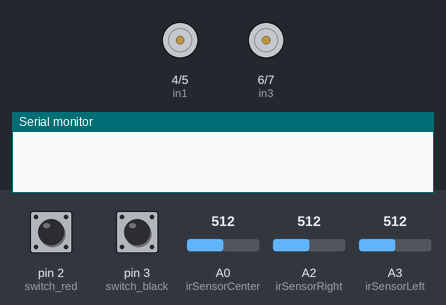
This sketch was run on a simulated Arduino Uno, built with avr-gcc and run on an emulated ATmega328P. Shown: motor-driver pin pairs drawn as motors (green arrow = first pin HIGH = forward, orange = second pin HIGH = backward, longer = more drive, scaled by the enable pin), the last lines printed to the serial monitor. The inputs (shaded band) are chosen by the test bench; at power-on: pin 3 (switch_black) HIGH, A0 (irSensorCenter) = 512, A2 (irSensorRight) = 512, pin 2 (switch_red) HIGH, A3 (irSensorLeft) = 512.

Above: at 1.2 s.
1.3 s: pin 3 (switch_black) pulled LOW for 0.15 s
At 2.5 s:
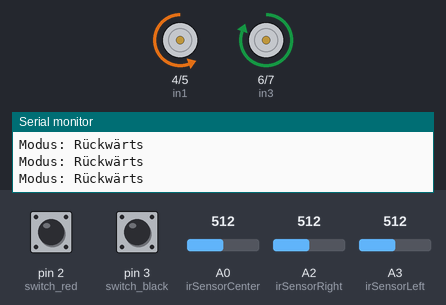
2.9 s: A0 (irSensorCenter) set to 309
5.9 s: A0 (irSensorCenter) set to 288
At 6.9 s:
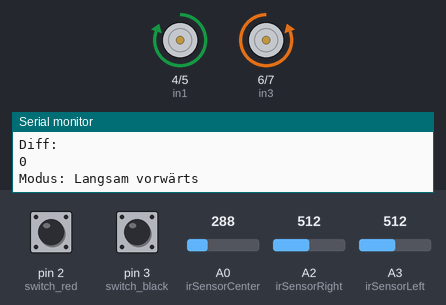
7.4 s: A2 (irSensorRight) set to 595
8.9 s: A2 (irSensorRight) set to 627
At 10.1 s:
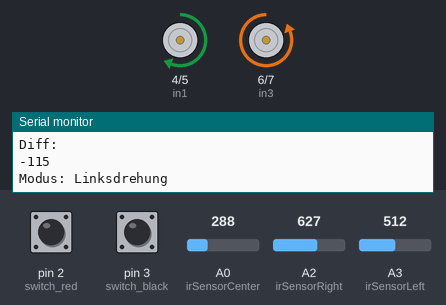
10.4 s: pin 2 (switch_red) pulled LOW for 0.15 s
At 11.0 s:
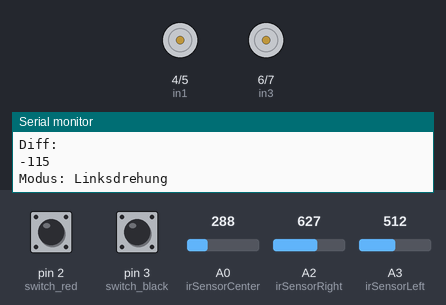
Timing chart, 0 to 13.0 s (numbered marks = the images above; inputs shaded):
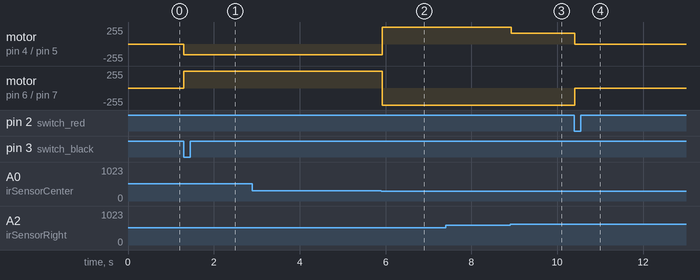

The sketch:

mittenregelung.ino
```cpp
const int in1 = 4;
const int in2 = 5;
const int in3 = 6;
const int in4 = 7;
const int enA = 9;
const int enB = 8;

#define switch_red 2
#define switch_black 3
#define irSensorRight A2
#define irSensorCenter A0
#define irSensorLeft A3  // Hinzugefügter Sensor auf der linken Seite
bool program_state = false;

// Values for the front to decide if you move forward/backwards
#define FRONT_NO_SPACE 300
#define FRONT_MUCH_SPACE 150

// Difference for deciding when to turn left/right/do neither
#define HIGH_DIFFERENCE 200
#define MEDIUM_DIFFERENCE 100
//#define SMALL_DIFFERENCE

// Speeds
#define SLOW_SPEED 130
#define SLOW_SPEED_2 100
#define MEDIUM_SPEED  160
#define HIGH_SPEED  255
#define STOP_SPEED 20

// mode Values
#define VORWAERTS 1
#define TURN_LEFT 2
#define TURN_RIGHT 3
#define BACKWARDS 4

void drive(int mode, int speed_one, int speed_two);
void driveDirections(bool dirIn1, bool dirIn2, bool dirIn3, bool dirIn4);

void setup() {
  Serial.begin(9600);
  pinMode(in1, OUTPUT);
  pinMode(in2, OUTPUT);
  pinMode(in3, OUTPUT);
  pinMode(in4, OUTPUT);
  pinMode(enA, OUTPUT);
  pinMode(enB, OUTPUT);
  pinMode(switch_red, INPUT_PULLUP);
  pinMode(switch_black, INPUT_PULLUP);
}

void loop() {

  /*
    while(true){
    digitalWrite(in1, HIGH);
    digitalWrite(in2, LOW);
    digitalWrite(in3, LOW);
    digitalWrite(in4, HIGH);
    analogWrite(enA, HIGH_SPEED);
    analogWrite(enB, HIGH_SPEED);
    delay(5000);
    digitalWrite(in1, LOW);
    digitalWrite(in2, HIGH);
    digitalWrite(in3, LOW);
    digitalWrite(in4, HIGH);
    analogWrite(enA, HIGH_SPEED);
    analogWrite(enB, HIGH_SPEED);
    delay(5000);
    }
    //*/
  // Überprüfe den Zustand der Schalter
  if (digitalRead(switch_black) == LOW) {
    program_state = true;
  }

  if (digitalRead(switch_red) == LOW) {
    program_state = false;
    analogWrite(enA, 0);
    analogWrite(enB, 0);
  }

  /*Serial.println("Werte L/M/R");
    Serial.println(analogRead(irSensorLeft));
    Serial.println(analogRead(irSensorCenter));
    Serial.println(analogRead(irSensorRight));
    //delay(500);*/

  // Schalte den Motorcontroller ein, wenn im Programmzustand
  if (program_state) {
    // Lesen der Infrarotsensoren
    int infraredValueRight = analogRead(irSensorRight);
    int infraredValueCenter = analogRead(irSensorCenter);
    int infraredValueLeft = analogRead(irSensorLeft);  // Lesen des linken Sensors

    if ( infraredValueCenter >= FRONT_NO_SPACE ) {
      drive(BACKWARDS, MEDIUM_SPEED, MEDIUM_SPEED); // Rückwärts fahren, da kein Platz vorne
      Serial.println("Modus: Rückwärts"); // Ausgabe des Modus

    } else {
      int diff = infraredValueLeft - infraredValueRight;
      Serial.println("Diff: ");
      Serial.println(diff);

    /*  if (diff >= HIGH_DIFFERENCE || diff <= -HIGH_DIFFERENCE) {
        if (diff > 0) {
          drive(TURN_RIGHT, SLOW_SPEED_2, SLOW_SPEED); // Langsam nach rechts fahren
          Serial.println("Modus: Scharfe Rechtsdrehung"); // Ausgabe des Modus
        } else if (diff < 0) {
          drive(TURN_LEFT, SLOW_SPEED, SLOW_SPEED_2); // Langsam nach links fahren
          Serial.println("Modus: Scharfe Linksdrehung"); // Ausgabe des Modus
        }
      } */if (diff >= MEDIUM_DIFFERENCE || diff <= -MEDIUM_DIFFERENCE) {
        if (diff > 0) {
          drive(TURN_RIGHT, SLOW_SPEED, MEDIUM_SPEED); // Langsam nach rechts fahren
          Serial.println("Modus: Rechtsdrehung"); // Ausgabe des Modus
        } else {  /* if (diff<0) */ //Abfrage ABSOLUT unnoetig.
          drive(TURN_LEFT, MEDIUM_SPEED, SLOW_SPEED); // Langsam nach links fahren
          Serial.println("Modus: Linksdrehung"); // Ausgabe des Modus
        }
      } else {
        drive(VORWAERTS, HIGH_SPEED, HIGH_SPEED); // Langsam vorwärts fahren, auf Platz rechts/links warten
        Serial.println("Modus: Langsam vorwärts"); // Ausgabe des Modus
      }
      //delay(200);


      /*if(infraredValueLeft < 50&& infraredValueCenter > FRONT_MUCH_SPACE)
        {
        drive(TURN_LEFT, SLOW_SPEED, MEDIUM_SPEED); // Langsam nach rechts fahren
        Serial.println("Modus: Scharf links!");
        }
        else if(infraredValueRight < 50 && infraredValueCenter > FRONT_MUCH_SPACE)
        {
        drive(TURN_RIGHT, MEDIUM_SPEED, SLOW_SPEED); // Langsam nach links fahren
        Serial.println("Modus: Scharf rechts!");
        }*/


      /*else if(infraredValueCenter > FRONT_MUCH_SPACE) { // Kein großer Unterschied zwischen links/rechts UND Platz vorne -> Vorwärts fahren
        drive(VORWAERTS, HIGH_SPEED, HIGH_SPEED); // Schnell vorwärts fahren
        Serial.println("Modus: Vorwärts"); // Ausgabe des Modus }*/

    }
  }
}

void drive(int mode, int speed_one, int speed_two) {
  /*driveDirections(HIGH, LOW, LOW, HIGH);
  analogWrite(enA, 255);
  analogWrite(enB, 130);
  return;*/
  //The upper lines are for debugging!
  switch (mode) {
    case TURN_LEFT:
    case TURN_RIGHT:
    case VORWAERTS:
      driveDirections(HIGH, LOW, LOW, HIGH);
      break;
    /*case TURN_LEFT:
      driveDirections(HIGH, LOW, HIGH, LOW);
      break;
    case TURN_RIGHT:
      driveDirections(LOW, HIGH, LOW, HIGH);
      break;*/
    case BACKWARDS:
      driveDirections(LOW, HIGH, HIGH, LOW);
      break;
    /*default:
      Serial.print("Hier sollte er nie rein, error nicht behandelt, mode = ");
      Serial.println(mode);
      exit(-1); // Das Programm stoppen, das sollte NIE passieren.
  */}
  /*
    Serial.print("Mode: ");
    Serial.println(mode);
    Serial.print("Dir_in1:");
    Serial.print(Dir_in1);
    Serial.print("\tDir_in2:");
    Serial.print(Dir_in2);
    Serial.print("\tDir_in3:");
    Serial.print(Dir_in3);
    Serial.print("\tDir_in4:");
    Serial.print(Dir_in4);
    Serial.print("\n");
    //*/
  analogWrite(enA, speed_one);
  analogWrite(enB, speed_two);
}

void driveDirections(bool dirIn1, bool dirIn2, bool dirIn3, bool dirIn4) {
  digitalWrite(in1, dirIn1);
  digitalWrite(in2, dirIn2);
  digitalWrite(in3, dirIn3);
  digitalWrite(in4, dirIn4);
}
```

Measured:
- the behaviour switches between 300 and 299 on A0 (irSensorCenter) (found by bisection; images 1 and 2)
- the behaviour switches between 611 and 612 on A2 (irSensorRight) (found by bisection; images 2 and 3)
- after the input at 1.3 s, motor on pin 4 (in1) / pin 5 (in2): stopped → backward 160/255 at once; motor on pin 6 (in3) / pin 7 (in4): stopped → forward 255/255 at once
- after the input at 5.9 s, motor on pin 4 (in1) / pin 5 (in2): backward 160/255 → forward 255/255 at once; motor on pin 6 (in3) / pin 7 (in4): forward 255/255 → backward 255/255 at once
- after the input at 8.9 s, motor on pin 4 (in1) / pin 5 (in2): forward 255/255 → forward 160/255 at once
- after the input at 10.4 s, motor on pin 4 (in1) / pin 5 (in2): forward 160/255 → stopped at once; motor on pin 6 (in3) / pin 7 (in4): backward 255/255 → stopped at once
